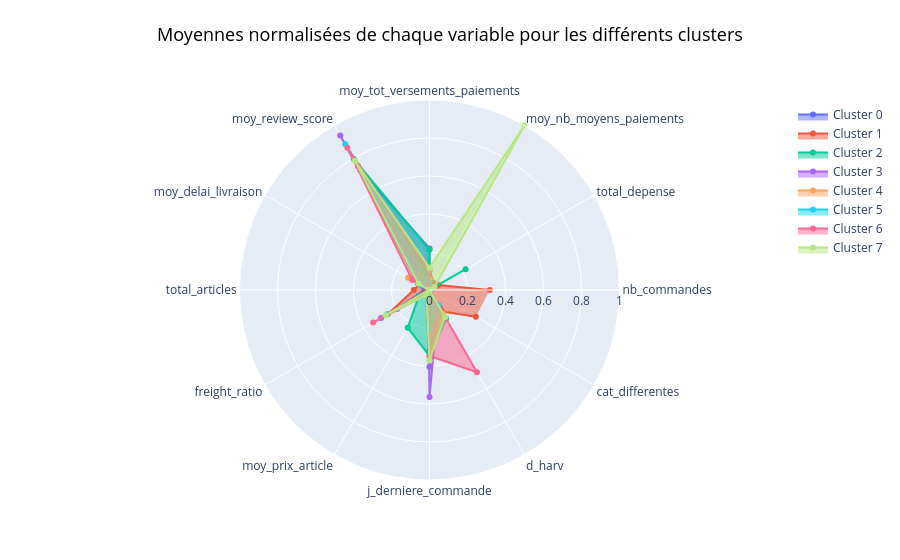

The notebook cell saved with this chart:
### Code cell
cercle_kmeans(X_mm_clusters_moy, "ac_label")

### Figure 1 — Plotly figure (JSON) as saved in the notebook; plotly's stock layout.template omitted (floating-point values rounded to 4 significant figures)
{"data": [{"fill": "toself", "name": "Cluster 0", "r": [0.000209, 0.04159, 0, 0.219, 0.7298, 0.05703, 0.02825, 0.1987, 0.03395, 0.4033, 0.1077, 0], "theta": ["nb_commandes", "total_depense", "moy_nb_moyens_paiements", "moy_tot_versements_paiements", "moy_review_score", "moy_delai_livraison", "total_articles", "freight_ratio", "moy_prix_article", "j_derniere_commande", "d_harv", "cat_differentes"], "type": "scatterpolar"}, {"fill": "toself", "name": "Cluster 1", "r": [0.317, 0.0535, 0.04311, 0.1079, 0.7523, 0.06093, 0.08305, 0.2526, 0.02331, 0.319, 0.1303, 0.2818], "theta": ["nb_commandes", "total_depense", "moy_nb_moyens_paiements", "moy_tot_versements_paiements", "moy_review_score", "moy_delai_livraison", "total_articles", "freight_ratio", "moy_prix_article", "j_derniere_commande", "d_harv", "cat_differentes"], "type": "scatterpolar"}, {"fill": "toself", "name": "Cluster 2", "r": [0, 0.2194, 0.002882, 0.2116, 0.7968, 0.07301, 0.00364, 0.06554, 0.2292, 0.3477, 0.1746, 0], "theta": ["nb_commandes", "total_depense", "moy_nb_moyens_paiements", "moy_tot_versements_paiements", "moy_review_score", "moy_delai_livraison", "total_articles", "freight_ratio", "moy_prix_article", "j_derniere_commande", "d_harv", "cat_differentes"], "type": "scatterpolar"}, {"fill": "toself", "name": "Cluster 3", "r": [0, 0.01455, 0, 0.02305, 0.9395, 0.04862, 0.00203, 0.294, 0.01564, 0.5629, 0.09082, 0], "theta": ["nb_commandes", "total_depense", "moy_nb_moyens_paiements", "moy_tot_versements_paiements", "moy_review_score", "moy_delai_livraison", "total_articles", "freight_ratio", "moy_prix_article", "j_derniere_commande", "d_harv", "cat_differentes"], "type": "scatterpolar"}, {"fill": "toself", "name": "Cluster 4", "r": [0, 0.02358, 0, 0.05541, 0.0987, 0.1301, 0.001369, 0.2546, 0.02548, 0.3703, 0.1436, 0], "theta": ["nb_commandes", "total_depense", "moy_nb_moyens_paiements", "moy_tot_versements_paiements", "moy_review_score", "moy_delai_livraison", "total_articles", "freight_ratio", "moy_prix_article", "j_derniere_commande", "d_harv", "cat_differentes"], "type": "scatterpolar"}, {"fill": "toself", "name": "Cluster 5", "r": [0, 0.02186, 0, 0.03922, 0.8863, 0.04843, 0.002784, 0.2576, 0.02335, 0.2056, 0.09334, 0], "theta": ["nb_commandes", "total_depense", "moy_nb_moyens_paiements", "moy_tot_versements_paiements", "moy_review_score", "moy_delai_livraison", "total_articles", "freight_ratio", "moy_prix_article", "j_derniere_commande", "d_harv", "cat_differentes"], "type": "scatterpolar"}, {"fill": "toself", "name": "Cluster 6", "r": [0, 0.02622, 0, 0.09986, 0.8643, 0.1046, 0.003824, 0.3427, 0.02755, 0.3472, 0.4998, 0], "theta": ["nb_commandes", "total_depense", "moy_nb_moyens_paiements", "moy_tot_versements_paiements", "moy_review_score", "moy_delai_livraison", "total_articles", "freight_ratio", "moy_prix_article", "j_derniere_commande", "d_harv", "cat_differentes"], "type": "scatterpolar"}, {"fill": "toself", "name": "Cluster 7", "r": [0, 0.03071, 1, 0.1176, 0.7855, 0.06746, 0.003612, 0.2653, 0.03235, 0.3707, 0.1636, 0], "theta": ["nb_commandes", "total_depense", "moy_nb_moyens_paiements", "moy_tot_versements_paiements", "moy_review_score", "moy_delai_livraison", "total_articles", "freight_ratio", "moy_prix_article", "j_derniere_commande", "d_harv", "cat_differentes"], "type": "scatterpolar"}], "layout": {"polar": {"radialaxis": {"range": [0, 1], "visible": true}}, "showlegend": true, "title": {"font": {"color": "black", "size": 18}, "text": "Moyennes normalisées de chaque variable pour les différents clusters", "x": 0.5, "xanchor": "center", "y": 0.95, "yanchor": "top"}}}
